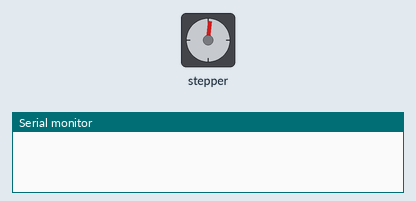
Recording of a sketch running on a simulated Arduino Uno, built with avr-gcc and run on an emulated ATmega328P. On the bench: stepper motor, the last lines printed to the serial monitor. Stepper angles assume 100 steps per turn.

Above: at 0.15 s.
At 9.82 s:
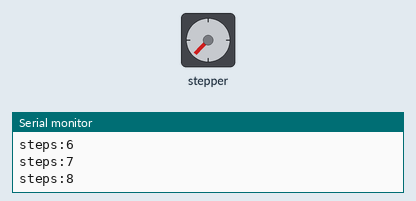
At 19.8 s:
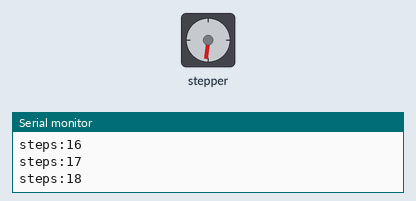
At 39.76 s:
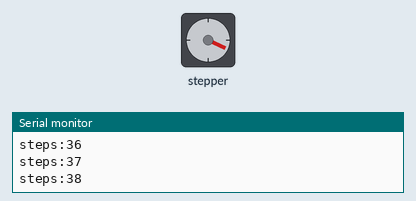
Timing chart, 0 to 40.0 s (numbered marks = the images above):
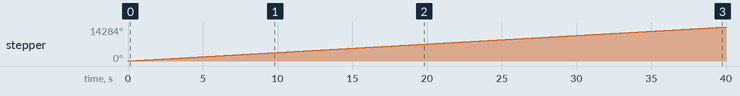

Measured:
- by itself, stepper: keeps turning clockwise at about 357°/s

The sketch:

stepper.ino
```cpp
#include <Stepper.h>

const int stepsPerRevolution = 100;  // change this to fit the number of steps per revolution
// for your motor

// initialize the stepper library on pins 8 through 11:
Stepper myStepper(stepsPerRevolution, 8, 9, 10, 11);

int stepCount = 0;         // number of steps the motor has taken

void setup() {
  // initialize the serial port:
  Serial.begin(9600);
  myStepper.setSpeed(60);
}

void loop() {
  // step one step:
  myStepper.step(100);
  Serial.print("steps:");
  Serial.println(stepCount);
  stepCount++;
  //delay(500);
}
```
